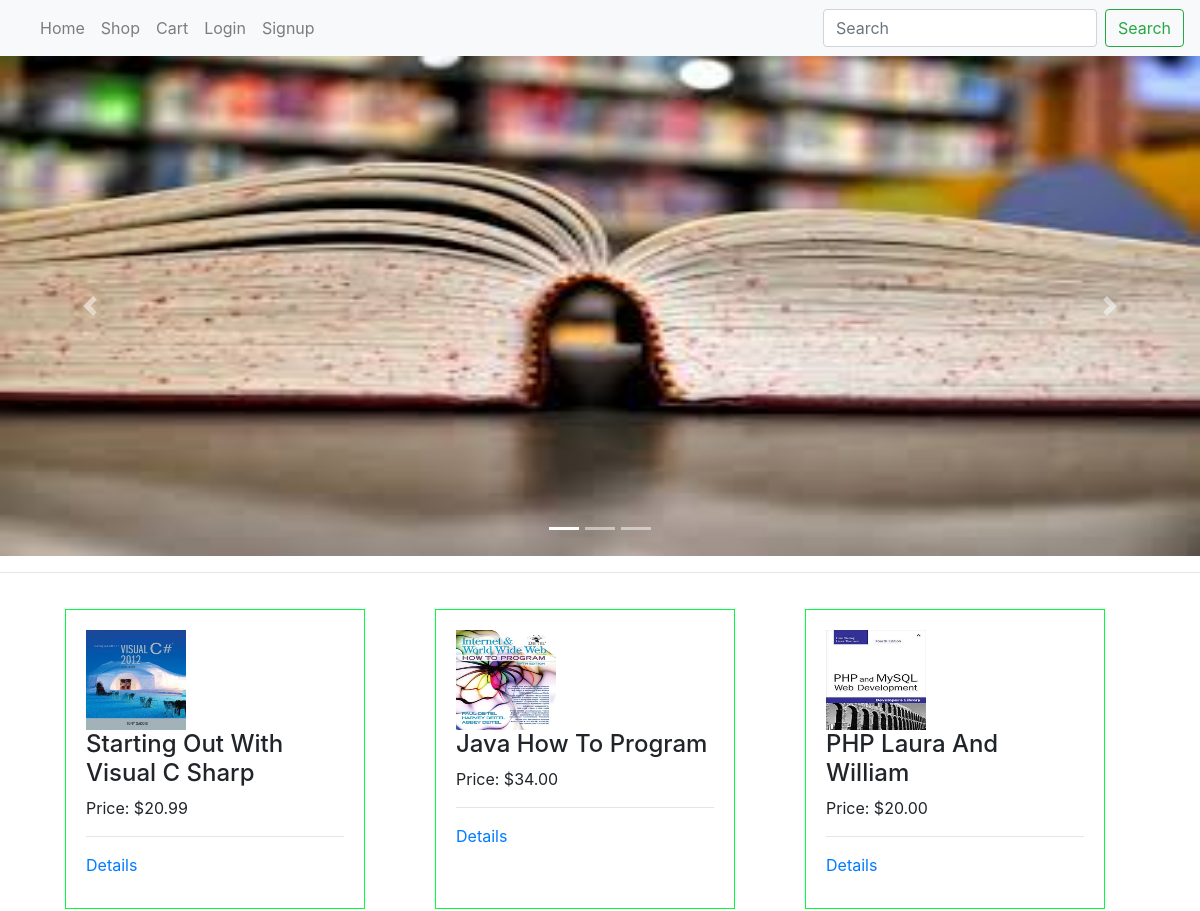
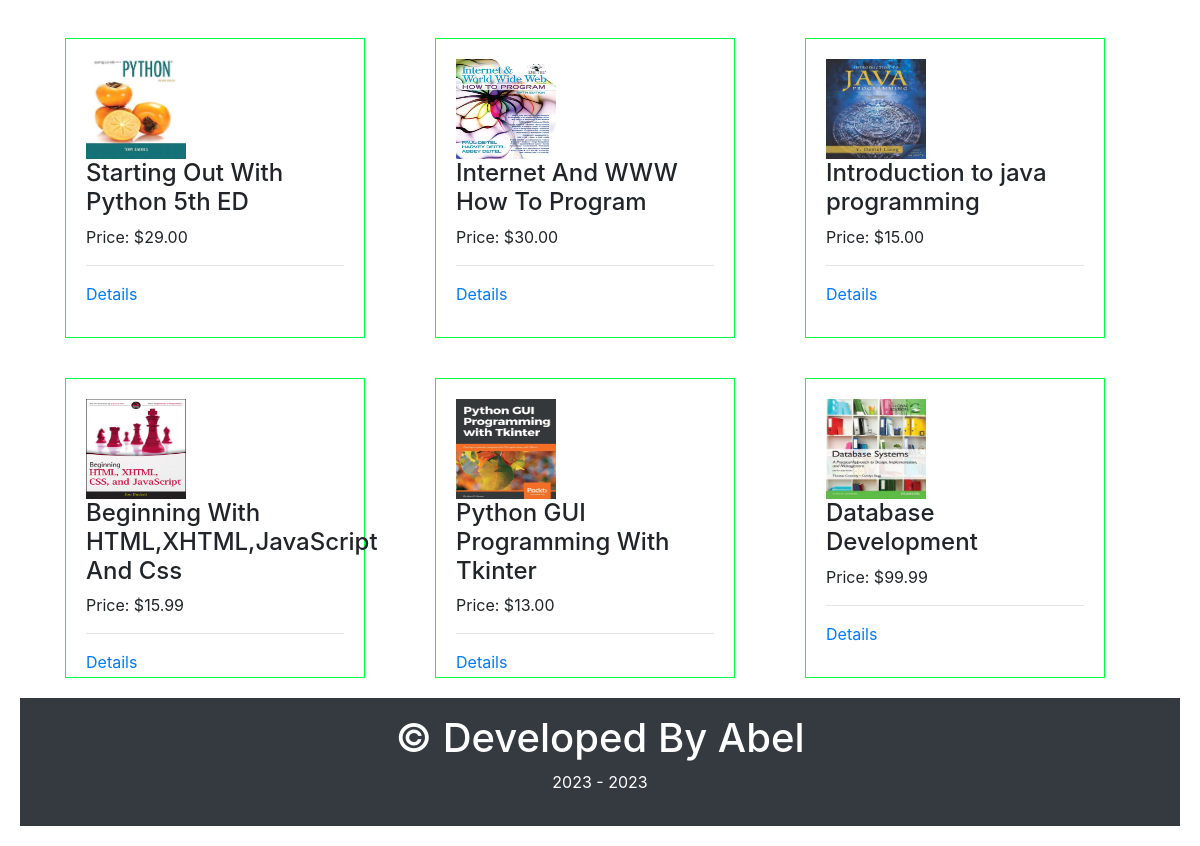
Screenshot of /Customer/index.php with the database file from the repository (2 pictures, top to bottom).
### tables this page shows
CREATE TABLE `books` (
  `ISBN` char(13) NOT NULL,
  `Title` char(100) NOT NULL,
  `Author` char(100) DEFAULT NULL,
  `Price` float(4,2) DEFAULT NULL,
  `Book_Cover` varchar(50) NOT NULL
);

### Customer/index.php (the view, shortened to what this page needs)
<!DOCTYPE html>
<html lang="en">
    <?php include('partial/head.php'); ?>
<body>
    <?php include('partial/header.php'); ?>
    <main>
        <div id="carouselExampleIndicators" class="carousel slide" data-ride="carousel">
            <ol class="carousel-indicators">
                <li data-target="#carouselExampleIndicators" data-slide-to="0" class="active"></li>
                <li data-target="#carouselExampleIndicators" data-slide-to="1"></li>
                <li data-target="#carouselExampleIndicators" data-slide-to="2"></li>
            </ol>
            <div class="carousel-inner">
                <div class="carousel-item active">
                <img class="d-block w-100" src="Images/images.jpg" alt="First slide" height="500" width="300">
                </div>
            </div>
            <a class="carousel-control-prev" href="#carouselExampleIndicators" role="button" data-slide="prev">
                <span class="carousel-control-prev-icon" aria-hidden="true"></span>
            </a>
            <a class="carousel-control-next" href="#carouselExampleIndicators" role="button" data-slide="next">
                <span class="carousel-control-next-icon" aria-hidden="true"></span>
            </a>
        </div>
        <hr/>
        <div class="container">
            <div class="grid">
                <?php
                    include('partial/connection.inc.php');
                    $sql = "SELECT * FROM books LIMIT 12";
                    $result = mysqli_query($conn,$sql) or die(mysqli_error($conn));
                    while($row=mysqli_fetch_assoc($result)){
                        extract($row);
                ?>
                <div class="items">
                    <div class="img">
                        <img src="<?php echo $Book_Cover; ?>" alt="<?php echo $Title; ?>" height="100" width="100">
                    </div>
                    <div class="description">
                        <h4><?php echo $Title; ?></h4>
                        <p>Price: $<?php echo $Price; ?></p>
                    </div>
                    <hr/>
                    <div class="link">
                        <a href="detail.php?id=<?php echo $ISBN; ?>">Details</a>
                    </div>
                </div>
                <?php } ?>
            </div>
        </div>
    </main>
    <?php include('partial/footer.php'); ?>
</body>
</html>

### Customer/partial/head.php (shortened to what this page needs)
<head>
    <link rel="stylesheet" href="https://cdn.jsdelivr.net/npm/bootstrap@4.3.1/dist/css/bootstrap.min.css">
    <link rel="stylesheet" type="text/css" href="style/grid style.css"/>
    <link rel="stylesheet" type="text/css" href="style/detail class.css"/>
</head>

### Customer/partial/header.php (shortened to what this page needs)
<header>
        <nav class="navbar navbar-expand-lg navbar-light bg-light">
            <div class="collapse navbar-collapse" id="navbarSupportedContent">
                <ul class="navbar-nav mr-auto">
                <li class="nav-item">
                    <a class="nav-link" href="index.php">Home</a>
                </li>
                <li class="nav-item">
                    <a class="nav-link" href="shop.php">Shop</a>
                </li>
                <li class="nav-item">
                    <a class="nav-link" href="cart.php">Cart</a>
                </li>
                <li class="nav-item">
                    <a class="nav-link" href="login.php">Login</a>
                </li>
                <li class="nav-item">
                    <a class="nav-link" href="signup.php">Signup</a>
                </li>
                </ul>
                <form class="form-inline my-2 my-lg-0" action="shop.php" method="post">
                <input class="form-control mr-sm-2" type="search" name="search_term" placeholder="Search" aria-label="Search">
                <button class="btn btn-outline-success my-2 my-sm-0" type="submit" name="search">Search</button>
                </form>
        </div>
        </nav>
    </header>

### Customer/partial/footer.php (shortened to what this page needs)
<footer class="footer mt-auto py-3 bg-dark">
        <h1 align="center">&copy; Developed By Abel</h1>
        <p align="center">2023 - <?php echo date('Y')?></p>
    </footer>

### Customer/style/grid style.css (style rules this page uses)
@media only screen and (min-width: 768px) { .grid { display: grid; grid-template-columns: 1fr 1fr; } }
@media only screen and (min-width: 768px) { .items { padding-top: 20px; padding-left: 20px; padding-right: 20px; padding-bottom: 20px; margin: 20px 20px 20px 20px; height: 300px; width: 300px; border: 1px solid #00ff40; } }
@media only screen and (min-width: 768px) { footer { background-color: #000000; color: #ffffff; margin: 10px 10px 10px 10px; } }
@media only screen and (min-width: 992px) { .grid { display: grid; grid-template-columns: 1fr 1fr 1fr; } }
@media only screen and (min-width: 992px) { .items { padding-top: 20px; padding-left: 20px; padding-right: 20px; padding-bottom: 20px; margin: 20px 20px 20px 20px; height: 300px; width: 300px; border: 1px solid #00ff40; } }
@media only screen and (min-width: 992px) { footer { background-color: #000000; color: #ffffff; margin: 10px 10px 10px 10px; } }
@media only screen and (min-width: 1200px) { .grid { display: grid; grid-template-columns: 1fr 1fr 1fr; } }
@media only screen and (min-width: 1200px) { .items { padding-top: 20px; padding-left: 20px; padding-right: 20px; padding-bottom: 20px; margin: 20px 20px 20px 20px; height: 300px; width: 300px; border: 1px solid #00ff40; } }
@media only screen and (min-width: 1200px) { footer { background-color: #000000; color: #ffffff; margin: 10px 10px 10px 10px; } }

### Customer/style/detail class.css (style rules this page uses)
body { display: flex; min-height: 100vh; flex-direction: column; }
footer { clear: both; margin-top: auto; margin: 20px 20px 20px; }

### rows the page displays
books: Book_Cover (picture), Title "Starting Out With Visual C Sharp", Price "20.99"
books: Book_Cover (picture), Title "Java How To Program", Price "34.00"
books: Book_Cover (picture), Title "PHP Laura And William", Price "20.00"
books: Book_Cover (picture), Title "Starting Out With Python 5th ED", Price "29.00"
books: Book_Cover (picture), Title "Internet And WWW How To Program", Price "30.00"
books: Book_Cover (picture), Title "Introduction to java programming", Price "15.00"
books: Book_Cover (picture), Title "Beginning With HTML,XHTML,JavaScript And Css", Price "15.99"
books: Book_Cover (picture), Title "Python GUI Programming With Tkinter", Price "13.00"
books: Book_Cover (picture), Title "Database Development", Price "99.99"
